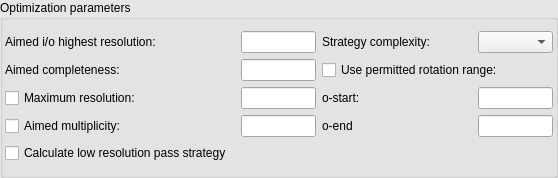
<?xml version="1.0" encoding="UTF-8"?>
<ui version="4.0">
 <class>OptimizationParametersWidgetLayout</class>
 <widget class="QWidget" name="OptimizationParametersWidgetLayout">
  <property name="geometry">
   <rect>
    <x>0</x>
    <y>0</y>
    <width>558</width>
    <height>178</height>
   </rect>
  </property>
  <property name="palette">
   <palette>
    <active>
     <colorrole role="Base">
      <brush brushstyle="SolidPattern">
       <color alpha="255">
        <red>255</red>
        <green>255</green>
        <blue>255</blue>
       </color>
      </brush>
     </colorrole>
     <colorrole role="Window">
      <brush brushstyle="SolidPattern">
       <color alpha="255">
        <red>230</red>
        <green>230</green>
        <blue>230</blue>
       </color>
      </brush>
     </colorrole>
    </active>
    <inactive>
     <colorrole role="Base">
      <brush brushstyle="SolidPattern">
       <color alpha="255">
        <red>255</red>
        <green>255</green>
        <blue>255</blue>
       </color>
      </brush>
     </colorrole>
     <colorrole role="Window">
      <brush brushstyle="SolidPattern">
       <color alpha="255">
        <red>230</red>
        <green>230</green>
        <blue>230</blue>
       </color>
      </brush>
     </colorrole>
    </inactive>
    <disabled>
     <colorrole role="Base">
      <brush brushstyle="SolidPattern">
       <color alpha="255">
        <red>230</red>
        <green>230</green>
        <blue>230</blue>
       </color>
      </brush>
     </colorrole>
     <colorrole role="Window">
      <brush brushstyle="SolidPattern">
       <color alpha="255">
        <red>230</red>
        <green>230</green>
        <blue>230</blue>
       </color>
      </brush>
     </colorrole>
    </disabled>
   </palette>
  </property>
  <property name="windowTitle">
   <string>Data path</string>
  </property>
  <layout class="QHBoxLayout">
   <property name="spacing">
    <number>0</number>
   </property>
   <property name="margin">
    <number>0</number>
   </property>
   <item>
    <widget class="QGroupBox" name="main_groupbox">
     <property name="title">
      <string>Optimization parameters</string>
     </property>
     <layout class="QGridLayout" name="gridLayout_2">
      <property name="margin">
       <number>2</number>
      </property>
      <property name="spacing">
       <number>2</number>
      </property>
      <item row="0" column="0">
       <layout class="QGridLayout" name="gridLayout">
        <item row="3" column="3">
         <widget class="QLineEdit" name="phi_end_ledit">
          <property name="minimumSize">
           <size>
            <width>75</width>
            <height>0</height>
           </size>
          </property>
          <property name="maximumSize">
           <size>
            <width>75</width>
            <height>16777215</height>
           </size>
          </property>
         </widget>
        </item>
        <item row="1" column="1">
         <widget class="QLineEdit" name="aimed_comp_ledit">
          <property name="minimumSize">
           <size>
            <width>75</width>
            <height>0</height>
           </size>
          </property>
          <property name="maximumSize">
           <size>
            <width>75</width>
            <height>16777215</height>
           </size>
          </property>
         </widget>
        </item>
        <item row="2" column="1">
         <widget class="QLineEdit" name="maximum_res_ledit">
          <property name="minimumSize">
           <size>
            <width>75</width>
            <height>0</height>
           </size>
          </property>
          <property name="maximumSize">
           <size>
            <width>75</width>
            <height>16777215</height>
           </size>
          </property>
         </widget>
        </item>
        <item row="0" column="2">
         <widget class="QLabel" name="strat_comp_label">
          <property name="maximumSize">
           <size>
            <width>150</width>
            <height>16777215</height>
           </size>
          </property>
          <property name="text">
           <string>Strategy complexity:</string>
          </property>
         </widget>
        </item>
        <item row="3" column="1">
         <widget class="QLineEdit" name="aimed_mult_ledit">
          <property name="minimumSize">
           <size>
            <width>75</width>
            <height>0</height>
           </size>
          </property>
          <property name="maximumSize">
           <size>
            <width>75</width>
            <height>16777215</height>
           </size>
          </property>
         </widget>
        </item>
        <item row="3" column="2">
         <widget class="QLabel" name="phi_end_label">
          <property name="text">
           <string>o-end</string>
          </property>
         </widget>
        </item>
        <item row="0" column="0">
         <widget class="QLabel" name="aimed_i_over_sigma_label">
          <property name="text">
           <string>Aimed i/o highest resolution:</string>
          </property>
          <property name="wordWrap">
           <bool>false</bool>
          </property>
         </widget>
        </item>
        <item row="0" column="1">
         <widget class="QLineEdit" name="i_over_sigma_ledit">
          <property name="minimumSize">
           <size>
            <width>75</width>
            <height>0</height>
           </size>
          </property>
          <property name="maximumSize">
           <size>
            <width>75</width>
            <height>16777215</height>
           </size>
          </property>
         </widget>
        </item>
        <item row="1" column="0">
         <widget class="QLabel" name="aimed_completeness_label">
          <property name="text">
           <string>Aimed completeness:</string>
          </property>
          <property name="wordWrap">
           <bool>false</bool>
          </property>
         </widget>
        </item>
        <item row="2" column="0">
         <widget class="QCheckBox" name="maximum_res_cbx">
          <property name="sizePolicy">
           <sizepolicy hsizetype="Preferred" vsizetype="Preferred">
            <horstretch>0</horstretch>
            <verstretch>0</verstretch>
           </sizepolicy>
          </property>
          <property name="minimumSize">
           <size>
            <width>0</width>
            <height>22</height>
           </size>
          </property>
          <property name="text">
           <string>Maximum resolution:</string>
          </property>
         </widget>
        </item>
        <item row="3" column="0">
         <widget class="QCheckBox" name="aimed_mult_cbx">
          <property name="sizePolicy">
           <sizepolicy hsizetype="Preferred" vsizetype="Preferred">
            <horstretch>0</horstretch>
            <verstretch>0</verstretch>
           </sizepolicy>
          </property>
          <property name="minimumSize">
           <size>
            <width>0</width>
            <height>22</height>
           </size>
          </property>
          <property name="text">
           <string>Aimed multiplicity:</string>
          </property>
         </widget>
        </item>
        <item row="2" column="3">
         <widget class="QLineEdit" name="phi_start_ledit">
          <property name="minimumSize">
           <size>
            <width>75</width>
            <height>0</height>
           </size>
          </property>
          <property name="maximumSize">
           <size>
            <width>75</width>
            <height>16777215</height>
           </size>
          </property>
         </widget>
        </item>
        <item row="1" column="2" colspan="2">
         <widget class="QCheckBox" name="permitted_range_cbx">
          <property name="text">
           <string>Use permitted rotation range:</string>
          </property>
         </widget>
        </item>
        <item row="2" column="2">
         <widget class="QLabel" name="phi_start_label">
          <property name="text">
           <string>o-start:</string>
          </property>
         </widget>
        </item>
        <item row="4" column="0" colspan="2">
         <widget class="QCheckBox" name="low_res_pass_cbx">
          <property name="text">
           <string>Calculate low resolution pass strategy</string>
          </property>
         </widget>
        </item>
        <item row="0" column="3">
         <widget class="QComboBox" name="start_comp_cbox"/>
        </item>
       </layout>
      </item>
     </layout>
    </widget>
   </item>
  </layout>
 </widget>
 <layoutdefault spacing="6" margin="11"/>
 <tabstops>
  <tabstop>i_over_sigma_ledit</tabstop>
  <tabstop>start_comp_cbox</tabstop>
  <tabstop>aimed_comp_ledit</tabstop>
  <tabstop>permitted_range_cbx</tabstop>
  <tabstop>maximum_res_cbx</tabstop>
  <tabstop>maximum_res_ledit</tabstop>
  <tabstop>phi_start_ledit</tabstop>
  <tabstop>aimed_mult_cbx</tabstop>
  <tabstop>aimed_mult_ledit</tabstop>
  <tabstop>phi_end_ledit</tabstop>
  <tabstop>low_res_pass_cbx</tabstop>
 </tabstops>
 <resources/>
 <connections/>
</ui>
